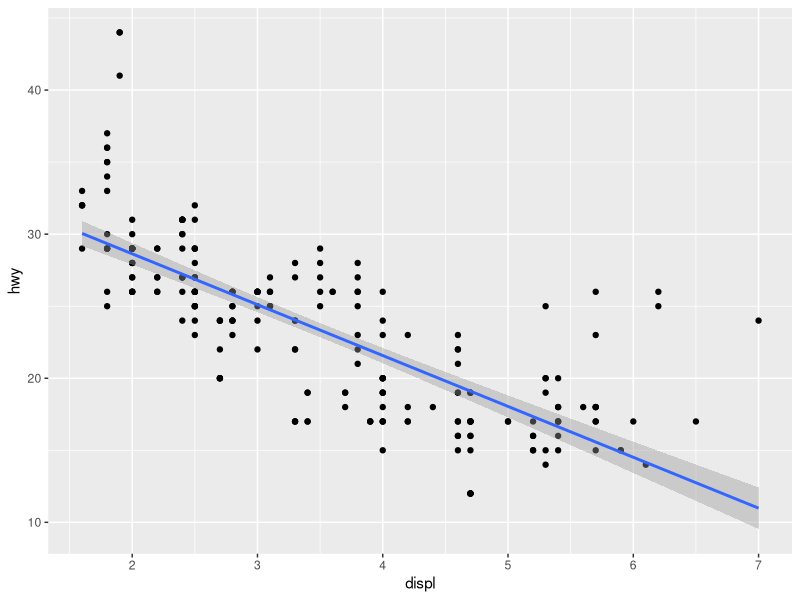
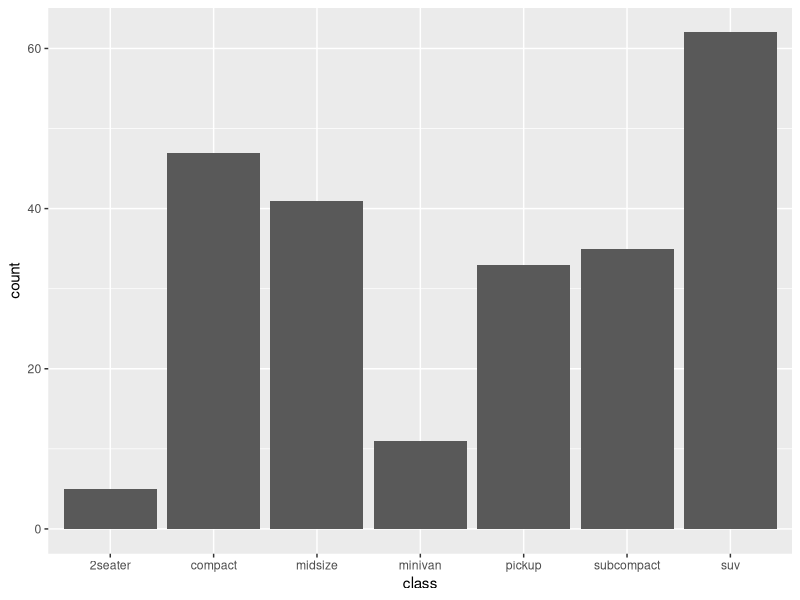
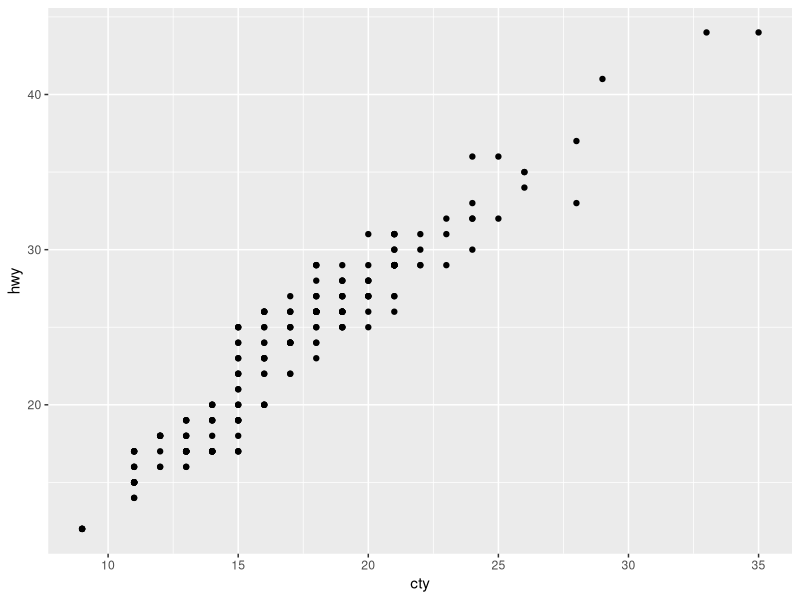
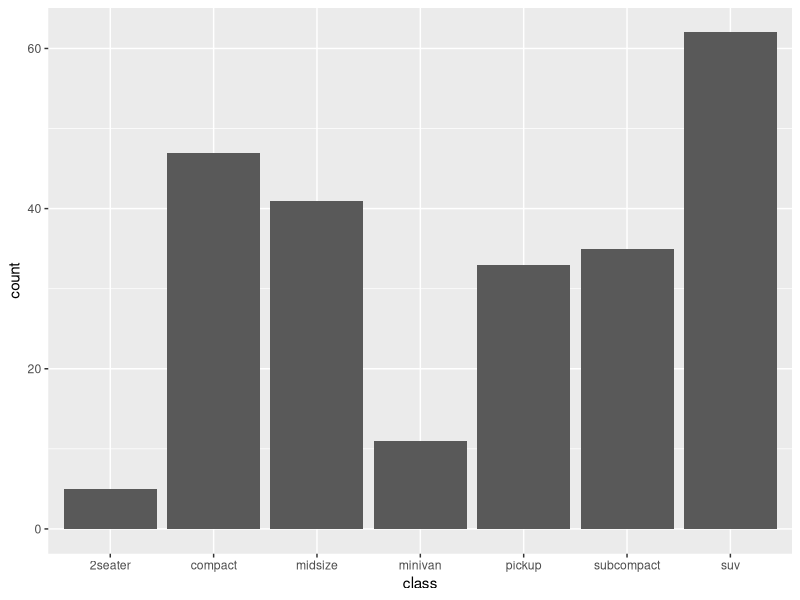

R code for these plots, in order:
## ---- chunk 1
1 / 200 * 30
## ---- chunk 2
(59 + 73 + 2) / 3
## ---- chunk 3
sin(pi / 2)
## ---- chunk 4
# object name gets value
# <- Alt + - (the minus sign)
x <- 3 * 4
## ---- chunk 5
primes <- c(2, 3, 5, 7, 11, 13)
## ---- chunk 6
primes * 2
primes - 1
## ---- chunk 7
# create vector of primes
primes <- c(2, 3, 5, 7, 11, 13)

# multiply primes by 2
primes * 2
## ---- chunk 8
x
## ---- chunk 9
this_is_a_really_long_name <- 2.5
this_is_a_really_long_name
## ---- chunk 10
r_rocks <- 2^3
## ---- chunk 11
# r_rock
# Error: object 'r_rock' not found
## ---- chunk 12
# R_rocks
# Error: object 'R_rocks' not found
## ---- chunk 13
seq(from = 1, to = 10)
## ---- chunk 14
# omiting the names of the first several arguments in function calls
seq(1, 10)
## ---- chunk 15
x <- "Hello, World!"
## ---- chunk 16
# x <- "hello
## ---- chunk 17
# 1
my_variable <- 10
# my_varıable
# Error: object 'my_varıable' not found
my_variable
## ---- chunk 18
# 2
library(tidyverse)

ggplot(data = mpg, 
       mapping = aes(x = displ,
                     y = hwy)) +
  geom_point() +
  geom_smooth(method = "lm")
## ---- chunk 19
# 3
# Option + Shift + K / Alt + Shift + K
## ---- chunk 20
# 4
my_bar_plot <- ggplot(mpg,
                      aes(x = class)) +
  geom_bar()

my_bar_plot
## ---- chunk 21
my_scatter_plot <- ggplot(mpg,
                          aes(x = cty,
                              y = hwy)) +
  geom_point()

my_scatter_plot
## ---- chunk 22
ggsave(filename = "mpg-plot.png", plot = my_bar_plot)
